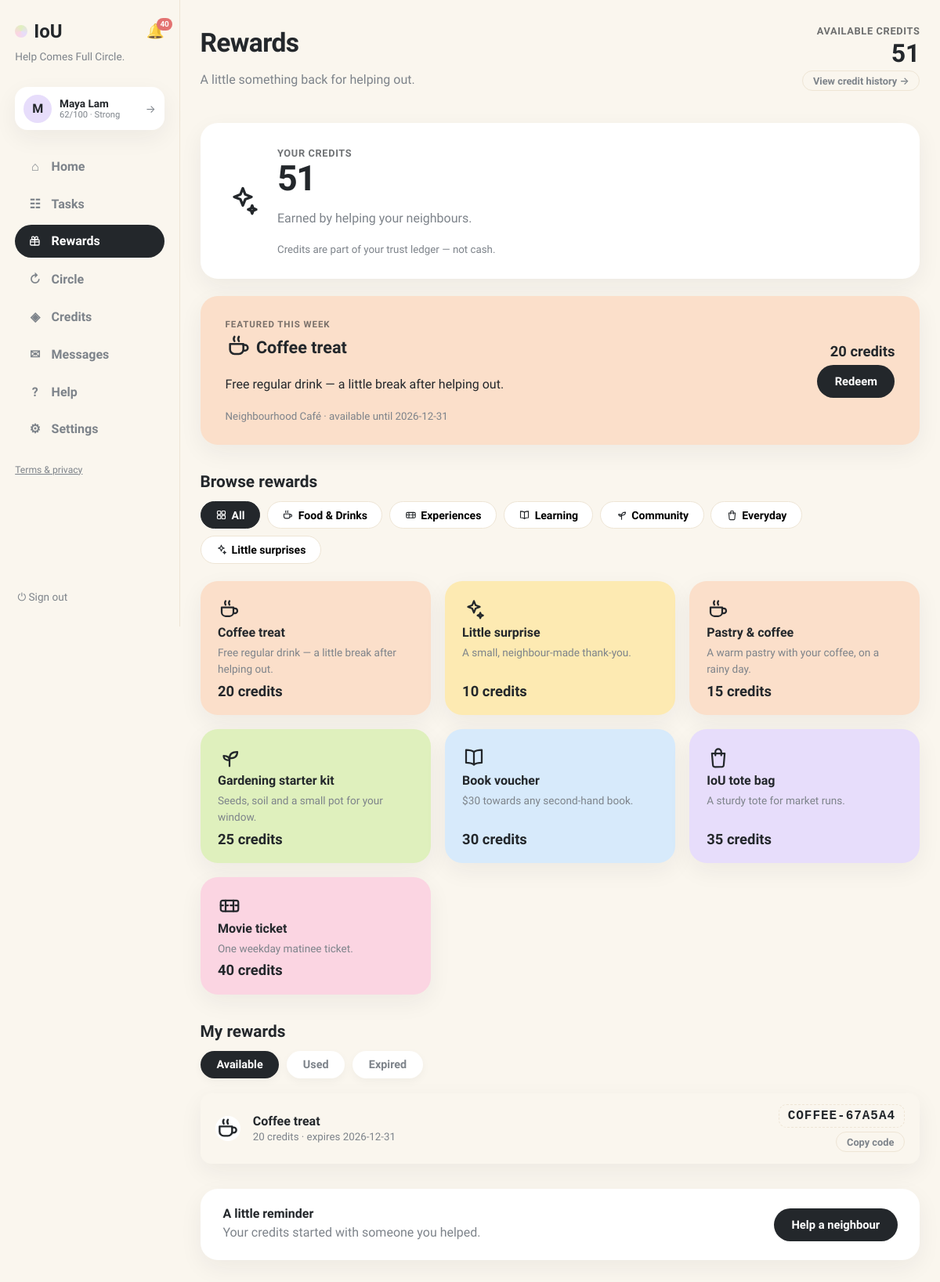
Before: /rewards (signed in) with the older database file.
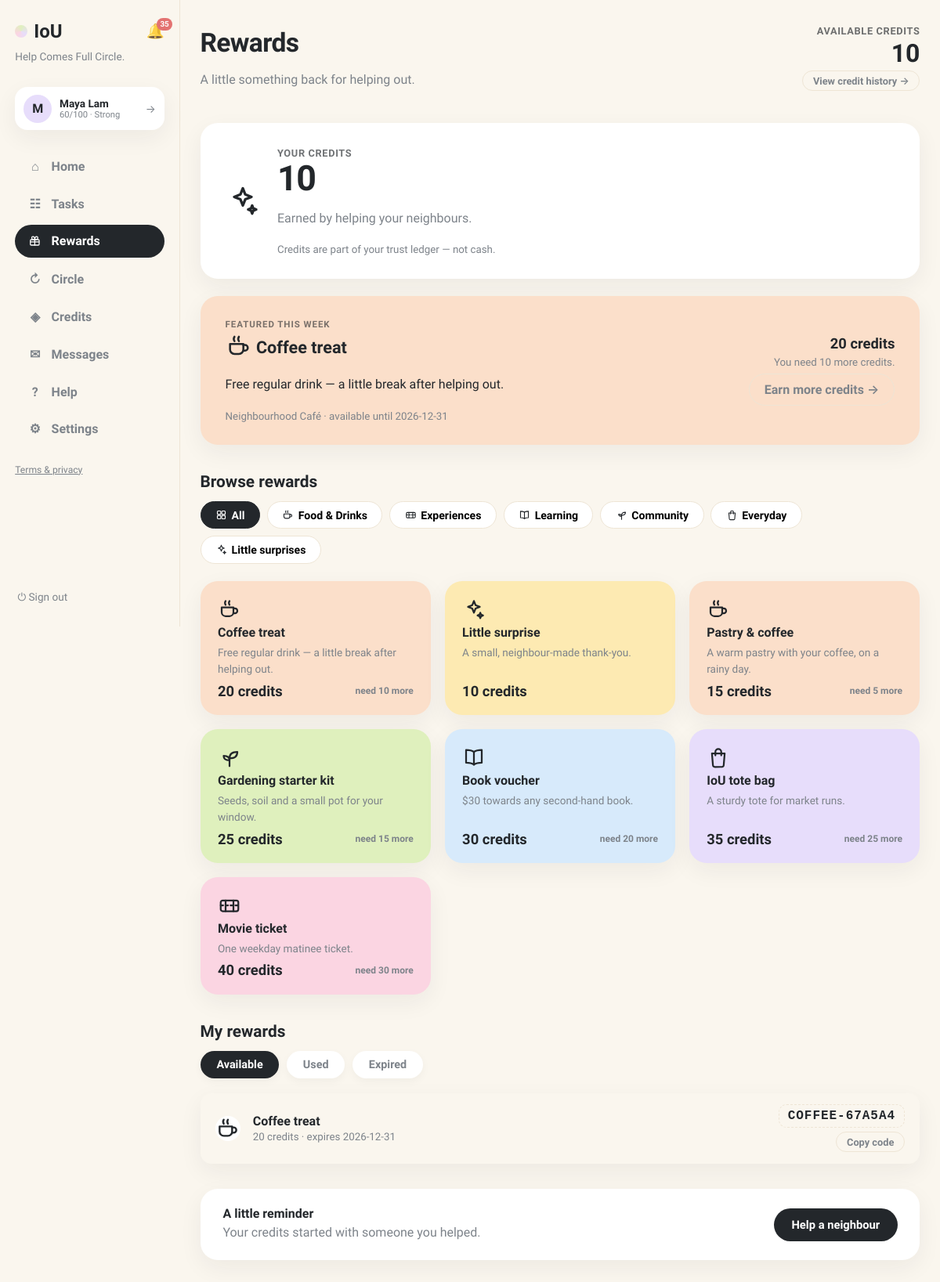
After: the same page with the newer database file.
### tables this page shows
CREATE TABLE users (
                id INTEGER PRIMARY KEY, name TEXT NOT NULL, email TEXT UNIQUE NOT NULL,
                password TEXT NOT NULL, balance INTEGER NOT NULL DEFAULT 0,
                held_balance INTEGER NOT NULL DEFAULT 0,
                is_moderator INTEGER NOT NULL DEFAULT 0
            , language TEXT NOT NULL DEFAULT 'en', address TEXT, district TEXT, hkid TEXT, address_id TEXT, age INTEGER, birthday TEXT, skills TEXT NOT NULL DEFAULT '', community_helper INTEGER NOT NULL DEFAULT 0, created_at TEXT, consent_analytics INTEGER NOT NULL DEFAULT 0, reliability INTEGER NOT NULL DEFAULT 60, account_status TEXT NOT NULL DEFAULT 'active', analytics_consent INTEGER NOT NULL DEFAULT 0, username TEXT, bio TEXT, verification_identity TEXT NOT NULL DEFAULT 'unverified', verification_neighbourhood TEXT NOT NULL DEFAULT 'unverified', vis_photo INTEGER NOT NULL DEFAULT 1, vis_neighbourhood INTEGER NOT NULL DEFAULT 1, vis_skills INTEGER NOT NULL DEFAULT 1, vis_bio INTEGER NOT NULL DEFAULT 1, vis_completed INTEGER NOT NULL DEFAULT 1, vis_circle INTEGER NOT NULL DEFAULT 1, circle_enabled INTEGER NOT NULL DEFAULT 1, circle_notifications INTEGER NOT NULL DEFAULT 1, circle_community_only INTEGER NOT NULL DEFAULT 0, circle_max_distance_km REAL NOT NULL DEFAULT 2.0, circle_availability TEXT NOT NULL DEFAULT '');

CREATE TABLE rewards(
                id INTEGER PRIMARY KEY AUTOINCREMENT,
                title TEXT NOT NULL,
                description TEXT NOT NULL DEFAULT '',
                category TEXT NOT NULL DEFAULT 'everyday',
                credit_cost INTEGER NOT NULL,
                partner TEXT NOT NULL DEFAULT '',
                terms TEXT NOT NULL DEFAULT '',
                expiry_date TEXT,
                emoji TEXT NOT NULL DEFAULT '✨',
                pastel TEXT NOT NULL DEFAULT 'yellow',
                max_per_user INTEGER NOT NULL DEFAULT 1,
                active INTEGER NOT NULL DEFAULT 1,
                featured INTEGER NOT NULL DEFAULT 0,
                created_at TEXT
            );

CREATE TABLE reward_redemptions(
                id INTEGER PRIMARY KEY AUTOINCREMENT,
                user_id INTEGER NOT NULL,
                reward_id INTEGER NOT NULL,
                credits_spent INTEGER NOT NULL,
                code TEXT NOT NULL,
                status TEXT NOT NULL DEFAULT 'available',
                redeemed_at TEXT,
                expires_at TEXT
            );

### app.py (the view)
@app.get("/rewards", response_class=HTMLResponse)
def rewards_page(request: Request, claimed: int | None = Query(None), error: str = ""):
    user = current_user(request)
    if not user:
        return RedirectResponse("/login", status_code=303)
    with db() as connection:
        rewards = connection.execute(
            "SELECT * FROM rewards WHERE active=1 ORDER BY featured DESC, credit_cost ASC"
        ).fetchall()
        redemptions = connection.execute(
            """SELECT rr.*, r.title, r.emoji, r.pastel, r.category, r.description, r.partner, r.expiry_date
               FROM reward_redemptions rr JOIN rewards r ON r.id=rr.reward_id
               WHERE rr.user_id=? ORDER BY rr.redeemed_at DESC""",
            (user["id"],),
        ).fetchall()
        counts = {row["reward_id"]: row["c"] for row in connection.execute(
            """SELECT reward_id, COUNT(*) c FROM reward_redemptions
               WHERE user_id=? AND status != 'expired' GROUP BY reward_id""",
            (user["id"],),
        ).fetchall()}
        claimed_row = None
        if claimed:
            claimed_row = next((r for r in redemptions if r["id"] == claimed), None)
    today = datetime.now(timezone(timedelta(hours=8))).date().isoformat()
    return render(request, "rewards.html", page="rewards",
                  rewards=rewards, redemptions=redemptions, counts=counts,
                  categories=REWARDS_CATEGORIES, claimed=claimed_row,
                  today=today, redeem_error=error or None)

### templates/rewards.html (shortened to what this page needs)
{% extends "base.html" %}
{% block content %}
{% macro rw_icon(cat) %}{{ CAT_STYLE[cat][1]|safe }}{% endmacro %}
<header class="page-head">
  <div>
    <h1>Rewards</h1>
    <p class="muted">A little something back for helping out.</p>
  </div>
  <div class="rw-head-credits">
    <span class="stat-label">Available credits</span>
    <b>{{ user.balance }}</b>
    <a class="btn-ghost btn-sm" href="/history">View credit history →</a>
  </div>
</header>
<section class="card rw-hero">
  <span class="rw-hero-emoji rw-ic" style="width:44px;height:44px">{{ rw_icon("surprises") }}</span>
  <div>
    <span class="stat-label">Your credits</span>
    <span class="rw-hero-num">{{ user.balance }}</span>
    <p class="muted">Earned by helping your neighbours.</p>
    <small class="muted">Credits are part of your trust ledger — not cash.</small>
  </div>
</section>
{% set featured = rewards | selectattr("featured", "equalto", 1) | list %}
{% if featured %}
{% set f = featured[0] %}
{% set f_used = counts.get(f.id, 0) %}
<section class="card rw-featured rw-pastel-{{ CAT_STYLE[f.category][0] }}">
  <div class="rw-f-body">
    <small class="rw-kicker">Featured this week</small>
    <b class="rw-f-title"><span class="rw-ic">{{ rw_icon(f.category) }}</span> {{ f.title }}</b>
    <p>{{ f.description }}</p>
    <small class="muted">{{ f.partner }} · available until {{ f.expiry_date }}</small>
  </div>
  <div class="rw-f-side">
    <span class="rw-cost">{{ f.credit_cost }} credits</span>
    {% if f_used >= f.max_per_user %}
    <button class="btn-ghost" disabled>✓ Redeemed</button>
    {% elif user.balance < f.credit_cost %}
    <small class="muted">You need {{ f.credit_cost - user.balance }} more credits.</small>
    <a class="btn-ghost" href="/browse">Earn more credits →</a>
    {% else %}
    <button class="btn-primary" data-redeem-open="{{ f.id }}">Redeem</button>
    {% endif %}
  </div>
</section>
{% endif %}
<section class="home-section">
  <h2 class="section-title">Browse rewards</h2>
  <div class="filter-row" id="rw-chips">
    {% for key, label in categories %}
    <button class="filter-chip {% if key == 'all' %}active{% endif %}" data-rw-cat="{{ key }}">{% if key == 'all' %}<span class="rw-ic-sm"><svg viewBox="0 0 24 24" fill="none" stroke="currentColor" stroke-width="1.8" stroke-linecap="round"><rect x="4" y="4" width="7" height="7" rx="1.5"/><rect x="13" y="4" width="7" height="7" rx="1.5"/><rect x="4" y="13" width="7" height="7" rx="1.5"/><rect x="13" y="13" width="7" height="7" rx="1.5"/></svg></span>{% else %}<span class="rw-ic-sm">{{ rw_icon(key) }}</span>{% endif %}{{ label }}</button>
    {% endfor %}
  </div>
  <div class="rw-grid">
    {% for r in rewards %}
    <div class="rw-card card rw-pastel-{{ CAT_STYLE[r.category][0] }}" data-rw-card data-category="{{ r.category }}"
         data-id="{{ r.id }}" data-title="{{ r.title }}" data-emoji=""
         data-cost="{{ r.credit_cost }}" data-desc="{{ r.description }}" data-partner="{{ r.partner }}"
         data-terms="{{ r.terms }}" data-expiry="{{ r.expiry_date }}" data-used="{{ counts.get(r.id, 0) }}"
         data-max="{{ r.max_per_user }}" data-balance="{{ user.balance }}"
         data-icon='{{ rw_icon(r.category)|e }}'>
      <span class="rw-ic">{{ rw_icon(r.category) }}</span>
      <b>{{ r.title }}</b>
      <p class="muted">{{ r.description }}</p>
      <div class="rw-meta">
        <span class="rw-cost">{{ r.credit_cost }} credits</span>
        {% if counts.get(r.id, 0) >= r.max_per_user %}
        <span class="rw-state">✓ Redeemed {{ counts.get(r.id, 0) }}/{{ r.max_per_user }}</span>
        {% elif user.balance < r.credit_cost %}
        <span class="rw-state muted">need {{ r.credit_cost - user.balance }} more</span>
        {% endif %}
      </div>
    </div>
    {% endfor %}
  </div>
</section>
<section class="home-section">
  <h2 class="section-title" id="my-rewards-anchor">My rewards</h2>
  <div class="board-tabs" id="rw-tabs">
    <button class="btab active" data-rw-tab="available">Available</button>
    <button class="btab" data-rw-tab="used">Used</button>
    <button class="btab" data-rw-tab="expired">Expired</button>
  </div>
  {% for tab in ("available", "used", "expired") %}
  <div class="exchange-table" data-rw-panel="{{ tab }}" {% if tab != "available" %}hidden{% endif %}>
    {% set rows = redemptions | selectattr("status", "equalto", tab) | list %}
    {% for rr in rows %}
    <div class="exchange-row card">
      <span class="thread-av rw-av">{{ rw_icon(rr.category) }}</span>
      <div class="ex-main">
        <b>{{ rr.title }}</b>
        <small class="muted">{{ rr.credits_spent }} credits · {% if tab == "available" %}expires {{ rr.expires_at or "—" }}{% elif tab == "used" %}used{% else %}expired{% endif %}</small>
      </div>
      <div class="ex-side">
        {% if tab == "available" %}
        <code class="rw-code">{{ rr.code }}</code>
        <button class="btn-ghost btn-sm" data-copy="{{ rr.code }}">Copy code</button>
        {% else %}
        <span class="status s-resolved">{{ tab }}</span>
        {% endif %}
      </div>
    </div>
    {% else %}
    <div class="card"><p class="empty">{% if tab == "available" %}Nothing here yet. Your first little reward is waiting — <a href="#" data-rw-browse>browse rewards →</a>{% else %}No {{ tab }} rewards.{% endif %}</p></div>
    {% endfor %}
  </div>
  {% endfor %}
</section>
<section class="card rw-reminder">
  <div>
    <b>A little reminder</b>
    <p class="muted" style="margin:.2rem 0 0">Your credits started with someone you helped.</p>
  </div>
  <a class="btn-primary" href="/browse">Help a neighbour</a>
</section>
{% endblock %}

### templates/base.html (shortened to what this page needs)
<!doctype html>
<html lang="en"><head><link rel="stylesheet" href="/static/style.css"></head>
<body class="app-body">
<nav class="sidebar">
  <div class="brand-row">
    <a class="brand" href="/"><span class="brand-dot"></span>IoU</a>
    {% if user %}
    <a class="bell {% if page == 'notifications' %}active{% endif %}" href="/notifications" title="Notifications">🔔{% if unread_notifs or unread_msgs %}<span class="bell-badge">{{ (unread_notifs or 0) + (unread_msgs or 0) }}</span>{% endif %}</a>
    {% endif %}
  </div>
  <p class="brand-tag">Help Comes Full Circle.</p>
  {% if user %}
  <a class="side-user" href="/profile" title="Your profile">
    <div class="avatar">{{ user.name[0] }}</div>
    {% set sc = user.reliability if user.reliability is not none else 60 %}
    {% set lab = 'Suspended' if sc <= 0 else ('Restricted' if sc < 30 else ('Limited' if sc < 60 else ('Strong' if sc < 80 else 'Excellent'))) %}
    <div class="sidebar-user-meta"><b>{{ user.name }}</b>
      <small>{{ sc }}/100 · {{ lab }}</small>
    </div>
    <span class="side-user-arrow">→</span>
  </a>
  <div class="nav-links">
    <a class="nav-link {% if page == 'home' %}active{% endif %}" href="/"><span class="nav-ico">⌂</span>Home</a>
    <a class="nav-link {% if page == 'browse' %}active{% endif %}" href="/browse"><span class="nav-ico">☷</span>Tasks</a>
    <a class="nav-link {% if page == 'rewards' %}active{% endif %}" href="/rewards"><span class="nav-ico"></span>Rewards</a>
    <a class="nav-link {% if page == 'circle' %}active{% endif %}" href="/chain-invitations"><span class="nav-ico">↻</span>Circle{% if circle_pending %}<span class="unread-dot"></span>{% endif %}</a>
    <a class="nav-link {% if page == 'credits' %}active{% endif %}" href="/history"><span class="nav-ico">◈</span>Credits</a>
    <a class="nav-link {% if page == 'messages' %}active{% endif %}" href="/messages"><span class="nav-ico">✉</span>Messages{% if unread_msgs %}<span class="unread-dot"></span>{% endif %}</a>
    <a class="nav-link {% if page == 'help' %}active{% endif %}" href="/help"><span class="nav-ico">?</span>Help</a>
    <a class="nav-link {% if page == 'account' %}active{% endif %}" href="/account"><span class="nav-ico">⚙</span>Settings</a>
  </div>
  <p class="nav-footer"><a href="/legal">Terms &amp; privacy</a></p>
  <form method="post" action="/logout" class="side-logout"><button class="link-button" title="Sign out">⏻ Sign out</button></form>
  {% else %}
  <div class="nav-links">
    <a class="nav-link" href="/login"><span class="nav-ico">→</span>Sign in</a>
    <a class="nav-link" href="/register"><span class="nav-ico">＋</span>Create account</a>
  </div>
  <p class="nav-footer"><a href="/legal">Terms &amp; privacy</a></p>
  {% endif %}
</nav>
<main class="content {% block content_class %}{% endblock %}">{% block content %}{% endblock %}</main>
</body></html>

Changed rows visible on the page:
changed users "Maya Lam": balance "51" → "10"
changed through a linked row, rewards "Coffee treat": f.credit_cost-user.balance (not shown) → "10"; r.credit_cost-user.balance (not shown) → "10"
changed through a linked row, rewards "Pastry & coffee": r.credit_cost-user.balance (not shown) → "5"
changed through a linked row, rewards "Gardening starter kit": r.credit_cost-user.balance (not shown) → "15"
changed through a linked row, rewards "Book voucher": r.credit_cost-user.balance (not shown) → "20"
changed through a linked row, rewards "IoU tote bag": r.credit_cost-user.balance (not shown) → "25"
changed through a linked row, rewards "Movie ticket": r.credit_cost-user.balance (not shown) → "30"
Other visible differences:
{{ (unread_notifs or 0) + (unread_msgs or 0) }}: "40" → "35"
{{ sc }}: "62" → "60"
text no longer shown: "Redeem"
text now shown: "You need more credits. Earn more credits →"
